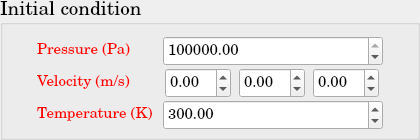
       <widget class="QGroupBox" name="SP_InitialCondition">
        <property name="minimumSize">
         <size>
          <width>420</width>
          <height>140</height>
         </size>
        </property>
        <property name="maximumSize">
         <size>
          <width>420</width>
          <height>140</height>
         </size>
        </property>
        <property name="font">
         <font>
          <family>Century Schoolbook L</family>
          <pointsize>14</pointsize>
          <weight>50</weight>
          <bold>false</bold>
         </font>
        </property>
        <property name="title">
         <string>Initial condition</string>
        </property>
        <layout class="QGridLayout" name="gridLayout_78">
         <item row="0" column="0">
          <layout class="QGridLayout" name="gridLayout_39">
           <item row="0" column="0">
            <widget class="QLabel" name="SP_pressure">
             <property name="minimumSize">
              <size>
               <width>120</width>
               <height>30</height>
              </size>
             </property>
             <property name="maximumSize">
              <size>
               <width>120</width>
               <height>30</height>
              </size>
             </property>
             <property name="font">
              <font>
               <pointsize>11</pointsize>
              </font>
             </property>
             <property name="text">
              <string>&lt;html&gt;&lt;head/&gt;&lt;body&gt;&lt;p&gt;&lt;span style=&quot; color:#ff0000;&quot;&gt;Pressure (Pa)&lt;/span&gt;&lt;/p&gt;&lt;/body&gt;&lt;/html&gt;</string>
             </property>
            </widget>
           </item>
           <item row="0" column="1">
            <widget class="QDoubleSpinBox" name="SP_pressure_doubleSpinBox">
             <property name="minimumSize">
              <size>
               <width>220</width>
               <height>30</height>
              </size>
             </property>
             <property name="maximumSize">
              <size>
               <width>220</width>
               <height>30</height>
              </size>
             </property>
             <property name="font">
              <font>
               <pointsize>11</pointsize>
              </font>
             </property>
             <property name="minimum">
              <double>1.000000000000000</double>
             </property>
             <property name="maximum">
              <double>1000000000.000000000000000</double>
             </property>
             <property name="value">
              <double>100000.000000000000000</double>
             </property>
            </widget>
           </item>
           <item row="1" column="0">
            <widget class="QLabel" name="SP_velocity">
             <property name="minimumSize">
              <size>
               <width>120</width>
               <height>30</height>
              </size>
             </property>
             <property name="maximumSize">
              <size>
               <width>120</width>
               <height>30</height>
              </size>
             </property>
             <property name="font">
              <font>
               <pointsize>11</pointsize>
              </font>
             </property>
             <property name="text">
              <string>&lt;html&gt;&lt;head/&gt;&lt;body&gt;&lt;p&gt;&lt;span style=&quot; color:#ff0000;&quot;&gt;Velocity (m/s) &lt;/span&gt;&lt;/p&gt;&lt;/body&gt;&lt;/html&gt;</string>
             </property>
            </widget>
           </item>
           <item row="1" column="1">
            <layout class="QHBoxLayout" name="horizontalLayout_17">
             <item>
              <widget class="QDoubleSpinBox" name="SP_Velocity_1d_doubleSpinBox">
               <property name="minimumSize">
                <size>
                 <width>66</width>
                 <height>30</height>
                </size>
               </property>
               <property name="maximumSize">
                <size>
                 <width>66</width>
                 <height>30</height>
                </size>
               </property>
               <property name="font">
                <font>
                 <pointsize>11</pointsize>
                </font>
               </property>
               <property name="minimum">
                <double>-1000000000.000000000000000</double>
               </property>
               <property name="maximum">
                <double>1000000000.000000000000000</double>
               </property>
              </widget>
             </item>
             <item>
              <widget class="QDoubleSpinBox" name="SP_Velocity_2d_doubleSpinBox">
               <property name="minimumSize">
                <size>
                 <width>66</width>
                 <height>30</height>
                </size>
               </property>
               <property name="maximumSize">
                <size>
                 <width>66</width>
                 <height>30</height>
                </size>
               </property>
               <property name="font">
                <font>
                 <pointsize>11</pointsize>
                </font>
               </property>
               <property name="minimum">
                <double>-1000000000.000000000000000</double>
               </property>
               <property name="maximum">
                <double>1000000000.000000000000000</double>
               </property>
              </widget>
             </item>
             <item>
              <widget class="QDoubleSpinBox" name="SP_Velocity_3d_doubleSpinBox">
               <property name="minimumSize">
                <size>
                 <width>66</width>
                 <height>30</height>
                </size>
               </property>
               <property name="maximumSize">
                <size>
                 <width>66</width>
                 <height>30</height>
                </size>
               </property>
               <property name="font">
                <font>
                 <pointsize>11</pointsize>
                </font>
               </property>
               <property name="minimum">
                <double>-1000000000.000000000000000</double>
               </property>
               <property name="maximum">
                <double>1000000000.000000000000000</double>
               </property>
              </widget>
             </item>
            </layout>
           </item>
           <item row="2" column="0">
            <widget class="QLabel" name="SP_Temperature">
             <property name="minimumSize">
              <size>
               <width>120</width>
               <height>30</height>
              </size>
             </property>
             <property name="maximumSize">
              <size>
               <width>120</width>
               <height>30</height>
              </size>
             </property>
             <property name="font">
              <font>
               <pointsize>11</pointsize>
              </font>
             </property>
             <property name="text">
              <string>&lt;html&gt;&lt;head/&gt;&lt;body&gt;&lt;p&gt;&lt;span style=&quot; color:#ff0000;&quot;&gt;Temperature (K)&lt;/span&gt;&lt;/p&gt;&lt;/body&gt;&lt;/html&gt;</string>
             </property>
            </widget>
           </item>
           <item row="2" column="1">
            <widget class="QDoubleSpinBox" name="SP_Temperature_doubleSpinBox">
             <property name="minimumSize">
              <size>
               <width>220</width>
               <height>30</height>
              </size>
             </property>
             <property name="maximumSize">
              <size>
               <width>200</width>
               <height>30</height>
              </size>
             </property>
             <property name="font">
              <font>
               <pointsize>11</pointsize>
              </font>
             </property>
             <property name="minimum">
              <double>100.000000000000000</double>
             </property>
             <property name="maximum">
              <double>1000000000.000000000000000</double>
             </property>
             <property name="value">
              <double>300.000000000000000</double>
             </property>
            </widget>
           </item>
          </layout>
         </item>
        </layout>
       </widget>
